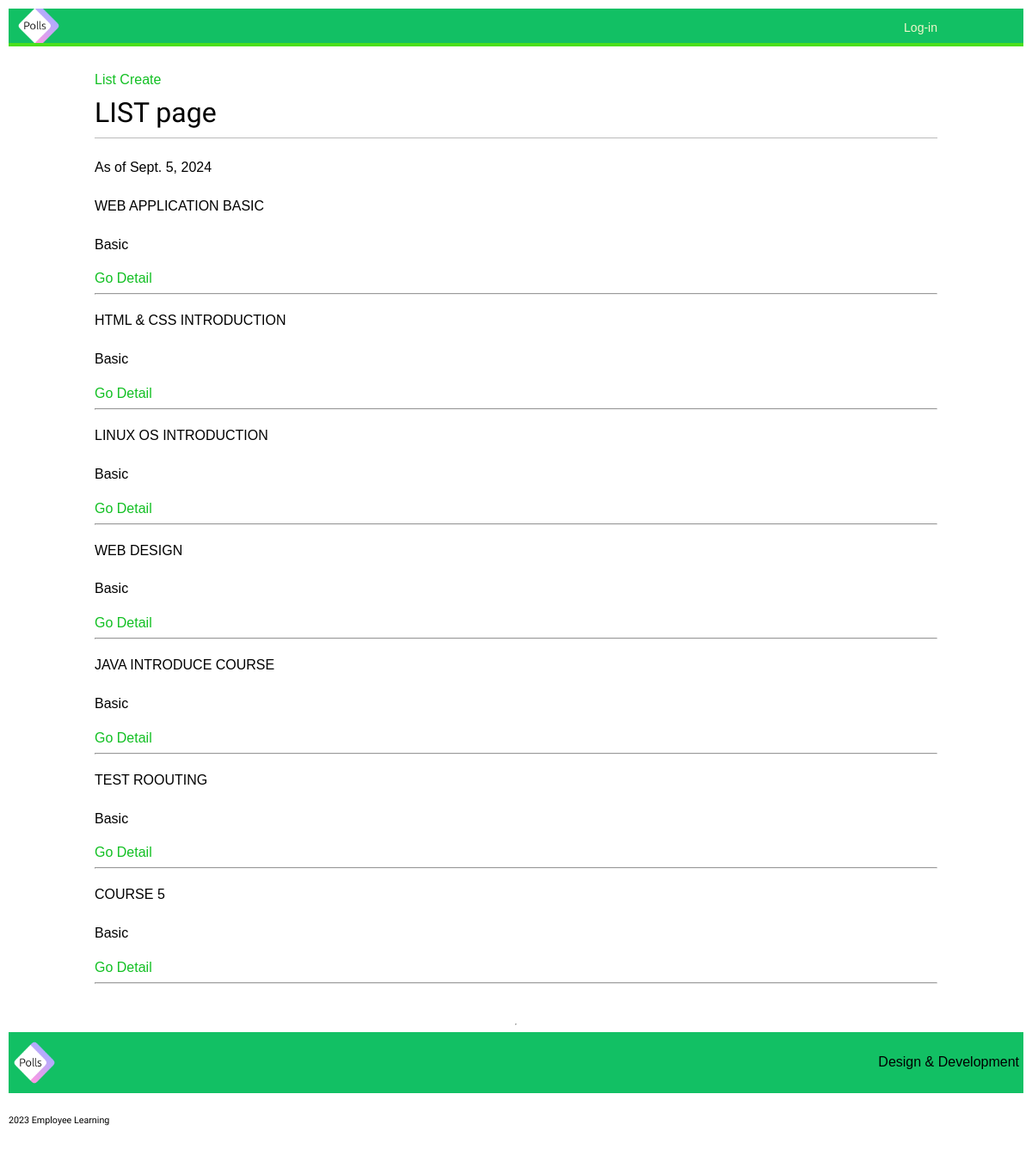
The page /course-list/ on the database as committed earlier.
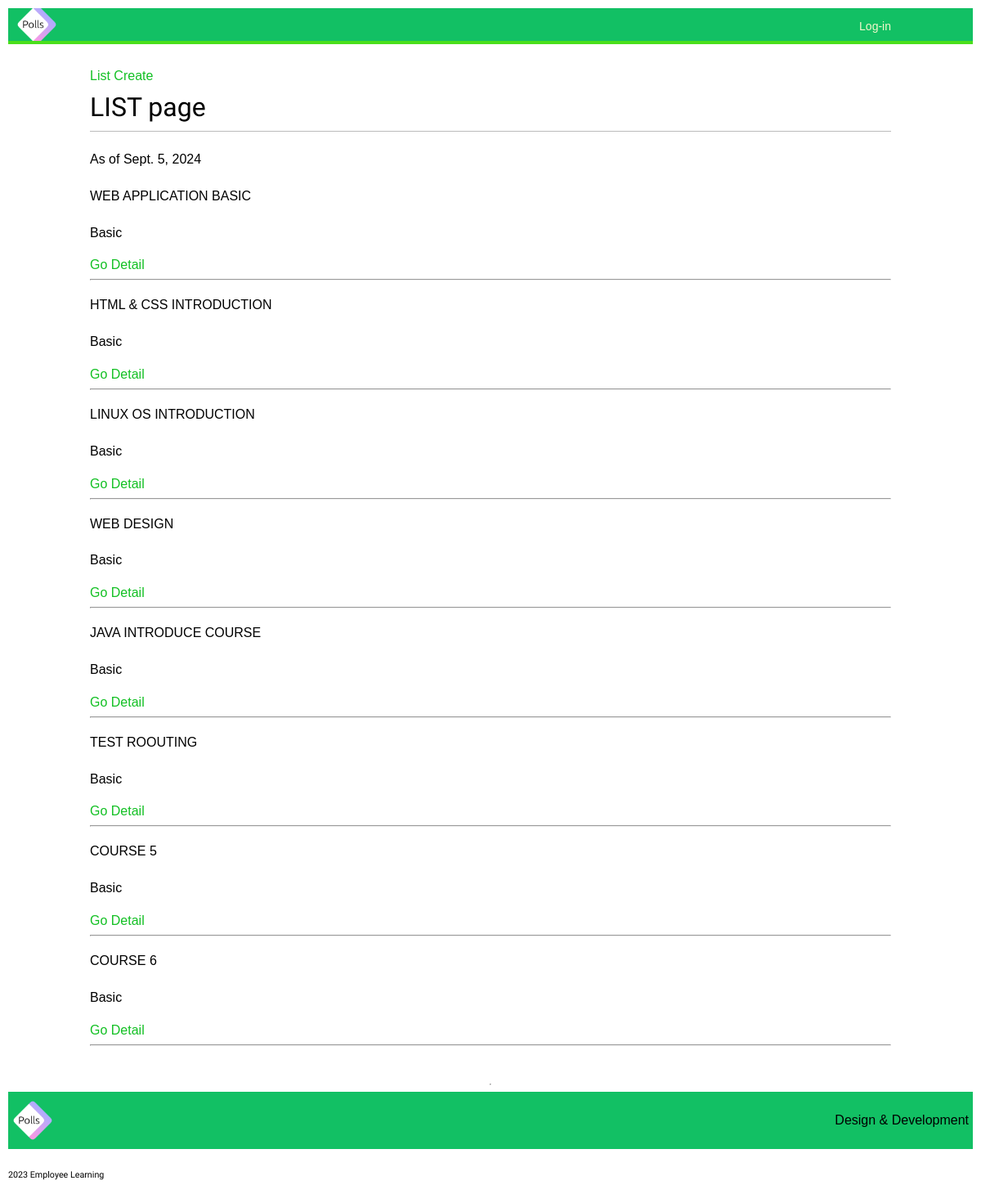
The same page on the database as committed later.
### employee_learning/models.py (models this page shows, shortened)
class LearningCourse(models.Model):
    LEVEL = [('B', 'Basic'), ('I', 'Intermediate'), ('A', 'Advanced'),]
    title = models.CharField(max_length=50, unique=True)
    level = models.CharField(max_length=1, choices=LEVEL)
    employee = models.ManyToManyField(Employee)

### employee_learning/views.py (the view)
# urls.py: path('course-list/', CourseList.as_view(), name='course_list'),
class CourseList(ListView):
    queryset = LearningCourse.objects.filter(level='B')
    template_name = 'employee_learning/course_list.html'
    context_object_name = 'course_object_list'
    def get_context_data(self, **kwargs):
        context = super().get_context_data(**kwargs)
        context['today'] = datetime.date.today()
        return context

### employee_learning/templates/employee_learning/course_list.html (shortened to what this page needs)
{% extends "base.html" %}
{% block content %}
<h1 class="text-center mt-5">LIST page</h1>
<p class="text-muted test-center mb-5">As of {{ today }}</p>
{% for course in object_list %}
<p>{{ course.title|upper }}</p>
<p>{{ course.get_level_display }}</p>
<a href="{% url 'employee_learning:course_detail' course.pk %}">Go
    Detail</a>
<hr>
{% endfor %}
{% endblock %}

Rows that differ between the two databases and show on the page:
added LearningCourse: title "COURSE 6", level "Basic"
